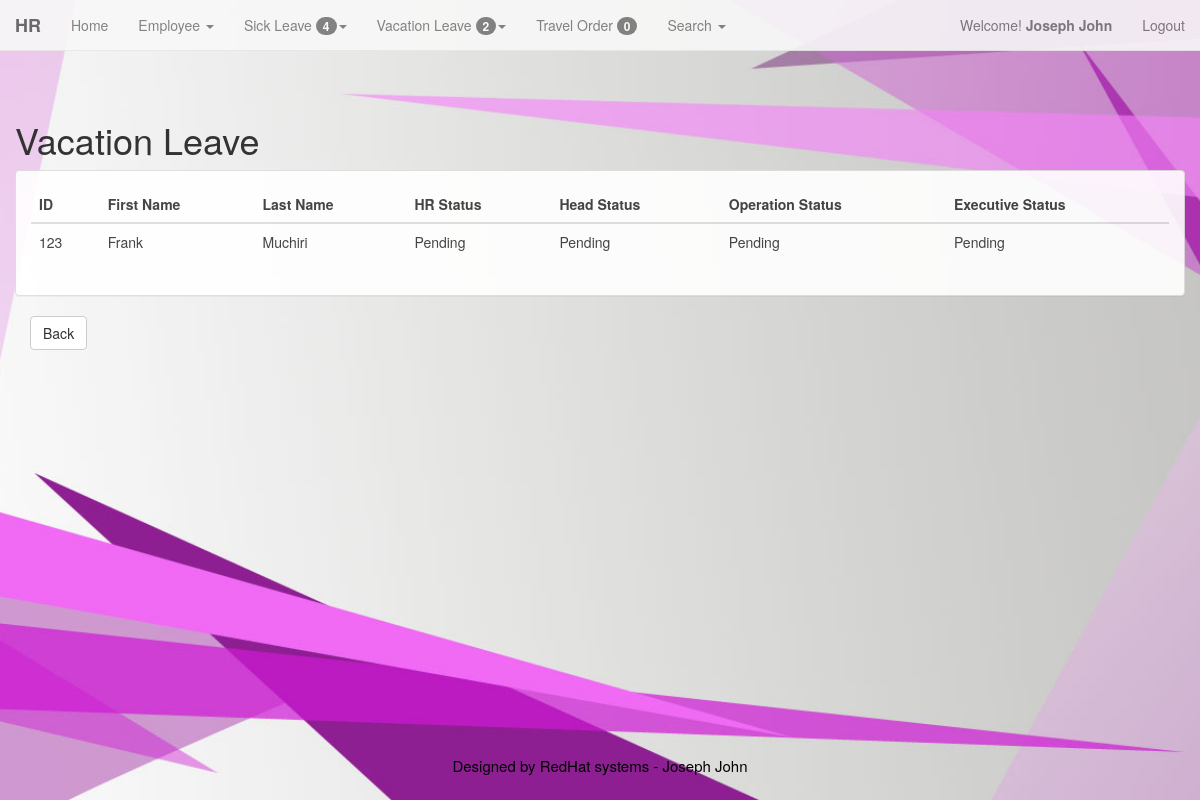
Page /admin/vl_track_status.php?id=9 (signed in) on the committed database.
### tables this page shows
CREATE TABLE IF NOT EXISTS `members` (
  `id` int(11) NOT NULL AUTO_INCREMENT,
  `username` varchar(200) NOT NULL,
  `password` varchar(200) NOT NULL,
  `FirstName` varchar(200) NOT NULL,
  `LastName` varchar(200) NOT NULL,
  `LEVEL` int(1) NOT NULL,
  PRIMARY KEY (`id`)
);

CREATE TABLE IF NOT EXISTS `employee` (
  `emp_id` int(100) NOT NULL AUTO_INCREMENT,
  `id_emp` varchar(128) NOT NULL,
  `emp_fname` varchar(128) NOT NULL,
  `emp_lname` varchar(128) NOT NULL,
  `emp_mname` varchar(128) NOT NULL,
  `emp_bday` varchar(128) NOT NULL,
  `emp_age` int(11) NOT NULL,
  `emp_gen` varchar(128) NOT NULL,
  `emp_add` varchar(128) NOT NULL,
  `emp_stat` varchar(128) NOT NULL,
  `emp_cont` varchar(11) NOT NULL,
  `sss` int(10) NOT NULL,
  `pagibig` int(12) NOT NULL,
  `philhealth` int(12) NOT NULL,
  `tin` varchar(13) NOT NULL,
  `email` varchar(128) NOT NULL,
  `emp_pos` varchar(128) NOT NULL,
  `id_pos` int(11) NOT NULL,
  `id_dept` int(11) NOT NULL,
  `addedby` varchar(128) NOT NULL,
  `emp_date` date NOT NULL,
  `stat` int(2) NOT NULL,
  PRIMARY KEY (`emp_id`)
);

CREATE TABLE IF NOT EXISTS `approve_hr` (
  `hr_approve` int(11) NOT NULL,
  `name_stat` varchar(128) NOT NULL,
  PRIMARY KEY (`hr_approve`)
);

CREATE TABLE IF NOT EXISTS `program_head` (
  `prog_head` int(11) NOT NULL,
  `name_stat_prog` varchar(128) NOT NULL,
  PRIMARY KEY (`prog_head`)
);

CREATE TABLE IF NOT EXISTS `vp_oper` (
  `vp_operation` int(11) NOT NULL,
  `name_stat_oper` varchar(128) NOT NULL,
  PRIMARY KEY (`vp_operation`)
);

CREATE TABLE IF NOT EXISTS `executive` (
  `exe_vp` int(11) NOT NULL,
  `name_stat_exe` varchar(128) NOT NULL,
  PRIMARY KEY (`exe_vp`)
);

### admin/vl_track_status.php (the view, shortened to what this page needs)
<?php
	include ('menu.php');
?>
		<div class="container-fluid">
				<div class = "row" style = "margin-top:50px">
					<div class = "col-md-3">
						<h1>Vacation Leave</h1>
					</div>
				</div>
<div class="container-fluid">
	<div class = "row">
		<div class="panel panel-default">
			<div class="panel-body">
				<div class="table-responsive">
					<?php
						$sql = "SELECT * FROM employee, vacation_log, department, approve_hr, program_head, vp_oper, executive
									WHERE employee.emp_id = vacation_log.emp_id AND employee.id_dept = department.id_dept
									AND approve_hr.hr_approve = vacation_log.hr_approve
									AND program_head.prog_head = vacation_log.prog_head
									AND vp_oper.vp_operation = vacation_log.vp_operation
									AND executive.exe_vp = vacation_log.exe_vp
									AND executive.exe_vp = '1' AND employee.stat='1'
									AND vacation_log.v_id = '$_GET[id]'";
						$qry=mysql_query($sql);
					?>
						<table class='table table-hover'>
									<thead>
										<tr>
											<th>ID</th>
											<th>First Name</th>
											<th>Last Name</th>
											<th>HR Status</th>
											<th>Head Status</th>
											<th>Operation Status</th>
											<th>Executive Status</th>
										</tr>
									</thead>
					<?php
						while($rec=mysql_fetch_array($qry))
						{
					?>
					<tbody>
						<tr>
								<td>
									<?php echo $rec['id_emp']; ?>
								</td>
								<td>
									<?php echo $rec['emp_fname']; ?>
								</td>
								<td>
									<?php echo $rec['emp_lname']; ?>
								</td>
								<td>
									<?php echo $rec['name_stat']; ?>
								</td>
								<td>
									<?php echo $rec['name_stat_prog']; ?>
								</td>
								<td>
									<?php echo $rec['name_stat_oper']; ?>
								</td>
								<td>
									<?php echo $rec['name_stat_exe']; ?>
								</td>
							</tr>
					</tbody>
				<?php
					}
					echo"</table>";
				?>
				</div>
			</div>
		</div>
	</div>
</div>
			<div class="col-md-4">
					<a href="vl_leave_track.php"><input type = "button" value="Back" class="btn btn-default"/></a>
			</div>
	</div>
	<?php include('footer.php');?>

### admin/menu.php (shortened to what this page needs)
<!DOCTYPE html>
<html lang="en">
  <head>
	<link href="../bootstrap/css/bootstrap.min.css" rel="stylesheet">
  </head>
<body>
<div class="container-fluid">
	<?php
		$id=$_SESSION['id'];
		$result=mysql_query("select * from members where id=$id")or die(mysql_error);
		$row=mysql_fetch_array($result);
		$FirstName=$row['FirstName'];
		$LastName=$row['LastName'];
	?>
					<?php
						$welcome_view = "SELECT * FROM leaves, approve_hr where leaves.hr_approve = approve_hr.hr_approve AND approve_hr.hr_approve = '1'";
						$welcome_viewed = mysql_query($welcome_view);
						$num_rows = mysql_num_rows($welcome_viewed);
					?>
					<?php
						$welcome_view = "SELECT * FROM vacation_log, approve_hr where vacation_log.hr_approve = approve_hr.hr_approve AND approve_hr.hr_approve = '1'";
						$welcome_viewed = mysql_query($welcome_view);
						$num_rows2 = mysql_num_rows($welcome_viewed);
					?>
					<?php
						$welcome_view = "SELECT * FROM travel_ordr where travel_ordr.acctant = '1'";
						$welcome_viewed = mysql_query($welcome_view);
						$num_rows1 = mysql_num_rows($welcome_viewed);
					?>
				<nav class="navbar navbar-default navbar-fixed-top" role="navigation">
				  <div class="container-fluid">
					<div class="navbar-header">
					  <strong><a class="navbar-brand" href="#">HR</a></strong>
					</div>
					<div class="collapse navbar-collapse" id="bs-example-navbar-collapse-1">
					<ul class="nav navbar-nav">
						<li><a href="admin.php?id=<?php echo $row['id'];?>">Home</a></li>
						<li class="dropdown">
							<a href="#" class="dropdown-toggle" data-toggle="dropdown"> Employee <span class="caret"></span></a>
						</li>
						<li class="dropdown">
							<a href="#" class="dropdown-toggle" data-toggle="dropdown"> Sick Leave <span class="badge"> <?php echo $num_rows ?></span><span class="caret"></span></a>
						</li>
						<li class="dropdown">
							<a href="#" class="dropdown-toggle" data-toggle="dropdown"> Vacation Leave <span class="badge"> <?php echo $num_rows2 ?></span><span class="caret"></span></a>
						</li>
						<li><a href="to_view.php?id=<?php echo $row['id'];?>">Travel Order <span class="badge"> <?php echo $num_rows1 ?></span></a></li>
						<li class="dropdown">
							<a href="#" class="dropdown-toggle" data-toggle="dropdown"> Search <span class="caret"></span></a>
						</li>
					</ul>
					<ul class="nav navbar-nav navbar-right">
						<p class="navbar-text">Welcome! <strong><?php echo " ".$FirstName."&nbsp".$LastName." "; ?></strong></p>
							<li><p class="navbar-text"><a href="logout.php" class="navbar-link" title="Log Out">Logout</a></p></li>
					</ul>
					</div>
				  </div>
				</nav>
	</div>
  </body>
</html>

### admin/menu.php (style rules this page uses)
body { margin-top: 50px; margin-bottom: 50px; background: url('../background2.jpg') no-repeat center center fixed; -webkit-background-size: cover; -moz-background-size: cover; -o-background-size: cover; background-size: cover; }
.navbar-default { opacity: .9; }
.panel-default { opacity: .9; }

### rows in the picture
members: FirstName "Joseph", LastName "John"
employee: id_emp "123", emp_fname "Frank", emp_lname "Muchiri", approve_hr.name_stat "Pending", program_head.name_stat_prog "Pending", vp_oper.name_stat_oper "Pending", executive.name_stat_exe "Pending"

### other values in the picture
$num_rows "4"
$num_rows2 "2"
$num_rows1 "0"
